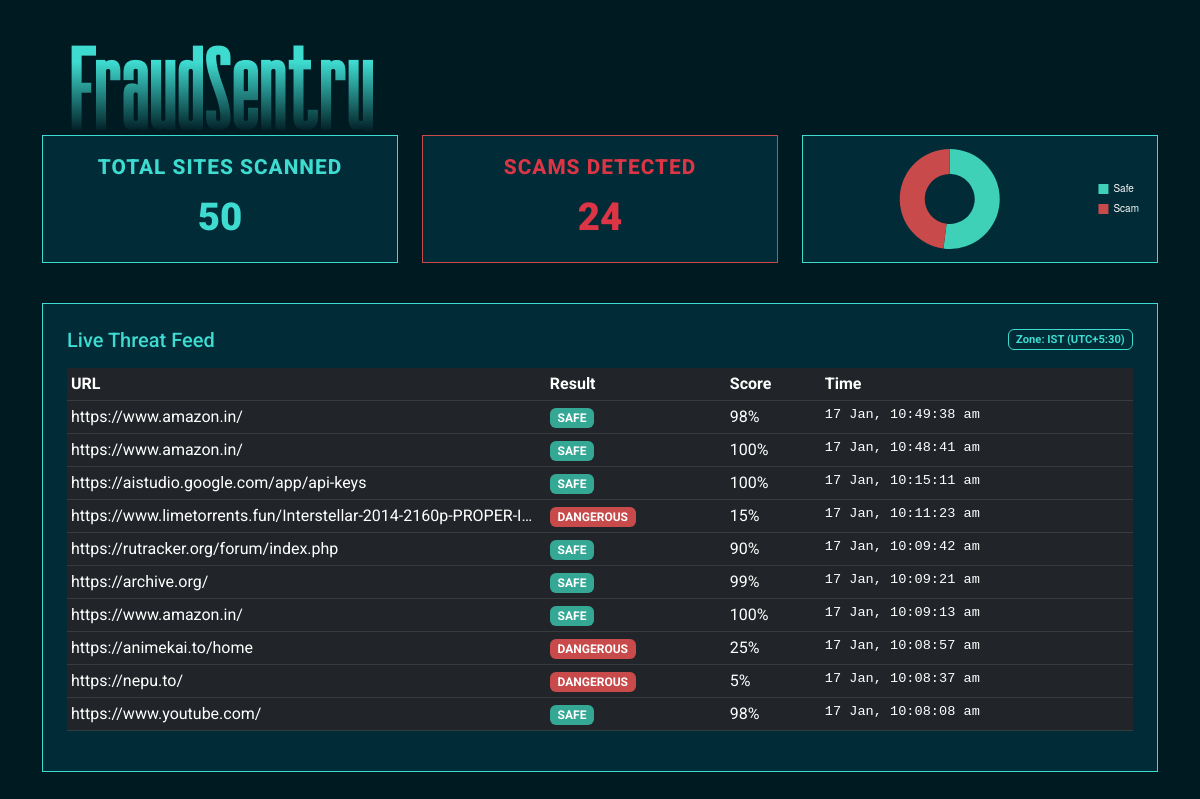
/dashboard, run on the app's committed database.
### tables this page shows
CREATE TABLE scans (
            id INTEGER PRIMARY KEY AUTOINCREMENT,
            url TEXT NOT NULL,
            is_scam INTEGER NOT NULL,
            score INTEGER NOT NULL,
            timestamp DATETIME DEFAULT CURRENT_TIMESTAMP
        );

### backend/app.py (the view)
@app.route('/dashboard')
def dashboard():
    conn = sqlite3.connect('stats.db')
    cursor = conn.cursor()
    cursor.execute("SELECT COUNT(*) FROM scans")
    total_scans = cursor.fetchone()[0]
    cursor.execute("SELECT COUNT(*) FROM scans WHERE is_scam = 1")
    scams_found = cursor.fetchone()[0]
    cursor.execute("SELECT is_scam, COUNT(*) FROM scans GROUP BY is_scam")
    chart_data = cursor.fetchall()
    cursor.execute(
        "SELECT url, is_scam, score, timestamp FROM scans ORDER BY timestamp DESC LIMIT 10")
    recent_scans = cursor.fetchall()
    conn.close()
    return render_template('dashboard.html',
                           total=total_scans,
                           scams=scams_found,
                           recent=recent_scans)

### backend/templates/dashboard.html (shortened to what this page needs)
<!DOCTYPE html>
<html lang="en">
<head>
    <link href="https://cdn.jsdelivr.net/npm/bootstrap@5.3.0/dist/css/bootstrap.min.css" rel="stylesheet">
</head>
<body>
    <div class="container py-4">
        <div class="mb-1">
            <img src="{{ url_for('static', filename='heading.png') }}" alt="FraudSentry" class="dashboard-logo">
        </div>
        <div class="row mb-4 align-items-stretch">
            <div class="col-md-4 mb-3">
                <div class="card p-3 text-center h-100 d-flex flex-column justify-content-center">
                    <div class="card-header-custom">Total Sites Scanned</div>
                    <div class="stat-number">{{ total }}</div>
                </div>
            </div>
            <div class="col-md-4 mb-3">
                <div class="card p-3 text-center border-danger h-100 d-flex flex-column justify-content-center">
                    <div class="card-header-custom text-danger">Scams Detected</div>
                    <div class="stat-number text-danger">{{ scams }}</div>
                </div>
            </div>
            <div class="col-md-4 mb-3">
                <div class="card p-2 h-100 d-flex flex-column justify-content-center align-items-center">
                    <div class="chart-container">
                        <canvas id="scamChart"></canvas>
                    </div>
                </div>
            </div>
        </div>
        <div class="card p-4">
            <div class="d-flex justify-content-between align-items-center mb-3">
                <h5 class="text-teal m-0">Live Threat Feed</h5>
                <span class="badge badge-ist">Zone: IST (UTC+5:30)</span>
            </div>
            {% if recent %}
            <table class="table table-dark table-hover table-sm">
                <thead>
                    <tr>
                        <th>URL</th>
                        <th>Result</th>
                        <th>Score</th>
                        <th>Time</th>
                    </tr>
                </thead>
                <tbody>
                    {% for row in recent %}
                    <tr>
                        <td class="text-truncate" style="max-width: 250px;">{{ row[0] }}</td>
                       <td>
                            {% if row[1] == 1 %}
                            <span class="badge badge-danger-custom">DANGEROUS</span>
                            {% else %}
                            <span class="badge badge-safe-custom">SAFE</span>
                            {% endif %}
                        </td>
                        <td>{{ row[2] }}%</td>
                        <td class="text-time time-convert" data-utc="{{ row[3] }}">{{ row[3] }}</td>
                    </tr>
                    {% endfor %}
                </tbody>
            </table>
            {% else %}
            <p class="text-center text-muted">No scans recorded yet.</p>
            {% endif %}
        </div>
    </div>
    <script>
        // --- 1. Chart.js Implementation ---
        const ctx = document.getElementById('scamChart').getContext('2d');
        new Chart(ctx, {
            type: 'doughnut',
            data: {
                labels: ['Safe', 'Scam'],
                datasets: [{
                    data: [{{ (total - scams) }}, {{ scams }}],
                    backgroundColor: ['#3FD1B8', '#C84A4A'], // green, red (theme matched)
                    borderWidth: 0
                }]
            },
            options: {
                responsive: true,
                maintainAspectRatio: false,
                plugins: {
                    legend: {
                        position: 'right',
                        labels: {
                            color: 'white',
                            boxWidth: 10,
                            font: { size: 10 }
                        }
                    }
                }
            }
        });
        // --- 2. IST Time Converter ---
        function updateToIST() {
            const timeElements = document.querySelectorAll('.time-convert');
            timeElements.forEach(el => {
                let rawDate = el.getAttribute('data-utc');
                if (rawDate) {
                    // Standardize the string: Replace space with 'T' and add 'Z' (UTC)
                    // This prevents the browser from assuming it's already local time
                    let utcFormatted = rawDate.replace(" ", "T") + "Z";
                    let dateObj = new Date(utcFormatted);
                    // Check if date is valid
                    if (!isNaN(dateObj)) {
                        el.innerText = dateObj.toLocaleString('en-IN', {
                            timeZone: 'Asia/Kolkata',
                            day: '2-digit',
                            month: 'short',
                            hour: '2-digit',
                            minute: '2-digit',
                            second: '2-digit',
                            hour12: true
                        });
                    }
                }
            });
        }
        // Run conversion when the page finishes loading
        window.addEventListener('load', updateToIST);
    </script>
</body>
</html>

### backend/templates/dashboard.html (style rules this page uses)
.badge-danger-custom { background-color: #C84A4A; color: white; }
.badge-safe-custom { background-color: #34a894; color: #ffffff; }
.border-danger { border-color: #C84A4A !important; }
body { background-color: #001a21; color: white; font-family: 'Roboto', sans-serif; font-weight: 400; }
.card { background-color: #002b37; border: 1px solid #3edbd0; color: white; border-radius: 0; }
.table { color: white; }
.text-teal { color: #3edbd0; }
.text-time { color: #adb5bd; font-family: 'Courier New', monospace; font-size: 0.85rem; }
.stat-number { font-size: 2.4rem; font-weight: 900; color: #3edbd0; }
.dashboard-logo { max-width: 700px; height: auto; display: block; transform: translateY(50px); margin-top: -60px; }
.chart-container { position: relative; height: 100px; width: 100%; display: flex; align-items: center; justify-content: center; }
.card-header-custom { font-size: 1.3rem; text-transform: uppercase; letter-spacing: 1px; margin-bottom: 5px; font-weight: 800; color: #3edbd0; }
.badge-ist { background-color: transparent; border: 1px solid #3edbd0; color: #3edbd0; font-size: 0.7rem; vertical-align: middle; }

### data on the page
scans: url "https://www.amazon.in/", is_scam "SAFE", score "98"
scans: url "https://www.amazon.in/", is_scam "SAFE", score "100"
scans: url "https://aistudio.google.com/app/api-keys", is_scam "SAFE", score "100"
scans: url "https://www.limetorrents.fun/Interstellar-2014-2160p-PROPER-I…", is_scam "DANGEROUS", score "15"
scans: url "https://rutracker.org/forum/index.php", is_scam "SAFE", score "90"
scans: url "https://archive.org/", is_scam "SAFE", score "99"
scans: url "https://www.amazon.in/", is_scam "SAFE", score "100"
scans: url "https://animekai.to/home", is_scam "DANGEROUS", score "25"
scans: url "https://nepu.to/", is_scam "DANGEROUS", score "5"
scans: url "https://www.youtube.com/", is_scam "SAFE", score "98"

### other printed values
{{ total }} "50"
{{ scams }} "24"
